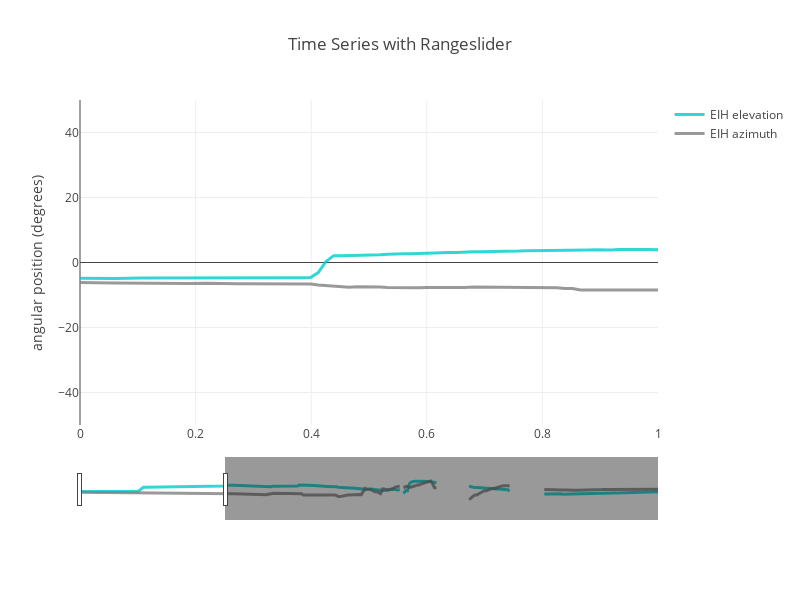

Here is the notebook cell this chart was saved with:
### Markdown cell above
### Now, lets plot azimuth and elevation for our single trial of data.

### Code cell
yLim=[-50,50]
width=800
height=600
inline=True

import plotly.plotly as py
import plotly.graph_objs as go

import pandas as pd

colors_idx = ['rgb(0,204,204)','rgb(128,128,128)','rgb(204,0,0)','rgb(102,0,204)']

time_fr = np.array(trialData['frameTime'] - trialData['frameTime'].iloc[0])

traces = []

eih_el = go.Scatter(
    x=time_fr,
    y=dataFrame['eih_el'],
    name = 'EIH elevation',
    line = dict(color = colors_idx[0],width=3),
    opacity = 0.8)

traces.append(eih_el)

eih_az = go.Scatter(
    x=time_fr,
    y=dataFrame['eih_az'],
    name = 'EIH azimuth',
    line = dict(color = colors_idx[1],width=3),
    opacity = 0.8)

traces.append(eih_az)


################################################################

layout = dict(
    dragmode= 'pan',
    title='Time Series with Rangeslider',
    width=width,
    height=height,
    yaxis=dict(range=yLim, title='angular position (degrees)'),
    xaxis=dict(
        rangeslider=dict(),
        type='time',
        range=[0,1.0]
    )
)

fig = dict(data=traces, layout=layout)
iplot(fig)

### Figure 1 — Plotly figure (JSON) as saved in the notebook; plotly's stock layout.template omitted (floating-point values rounded to 4 significant figures; data arrays with more than 128 entries replaced by an {"elided": "..."} marker saying what was removed)
{"data": [{"line": {"color": "rgb(0,204,204)", "width": 3}, "name": "EIH elevation", "opacity": 0.8, "type": "scatter", "x": {"elided": "272 float values"}, "y": {"elided": "2848 float values"}}, {"line": {"color": "rgb(128,128,128)", "width": 3}, "name": "EIH azimuth", "opacity": 0.8, "type": "scatter", "x": {"elided": "272 float values"}, "y": {"elided": "2848 float values"}}], "layout": {"dragmode": "pan", "height": 600, "title": "Time Series with Rangeslider", "width": 800, "xaxis": {"range": [0, 1], "rangeslider": {}, "type": "time"}, "yaxis": {"range": [-50, 50], "title": "angular position (degrees)"}}}
